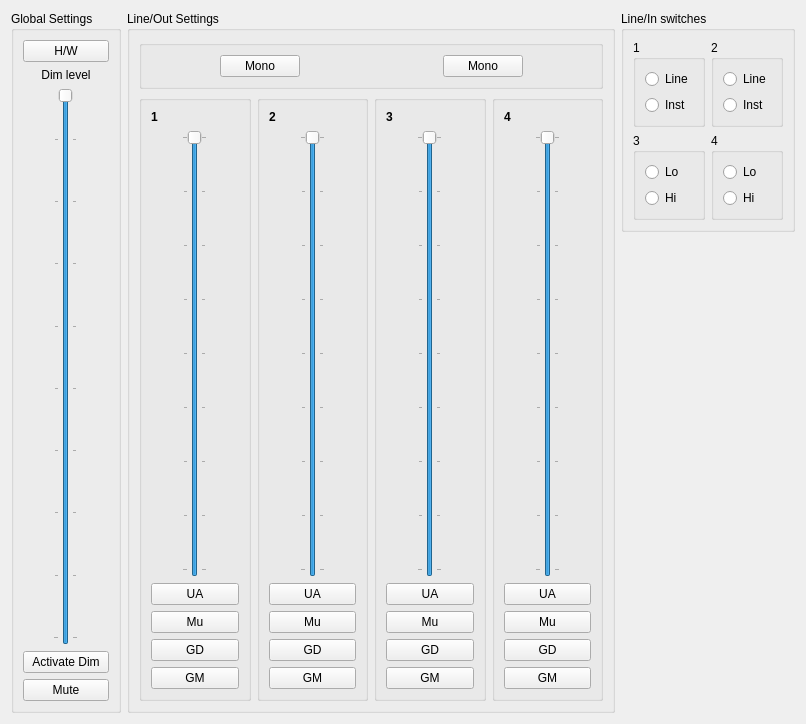
<?xml version="1.0" encoding="UTF-8"?>
<ui version="4.0">
 <class>SaffirePro14Monitoring</class>
 <widget class="QWidget" name="SaffirePro14Monitoring">
  <property name="geometry">
   <rect>
    <x>0</x>
    <y>0</y>
    <width>806</width>
    <height>724</height>
   </rect>
  </property>
  <property name="windowTitle">
   <string>Saffire Pro 40 Monitoring</string>
  </property>
  <property name="autoFillBackground">
   <bool>false</bool>
  </property>
  <property name="locale">
   <locale language="English" country="UnitedStates"/>
  </property>
  <layout class="QHBoxLayout" name="horizontalLayout_8">
   <item>
    <layout class="QHBoxLayout" name="GlobalSetMain">
     <item>
      <widget class="QGroupBox" name="GlobalSet">
       <property name="whatsThis">
        <string comment="Activate/Deactivate the global volume diminution" extracomment="Activate/Deactivate the global volume diminution"/>
       </property>
       <property name="title">
        <string>Global Settings</string>
       </property>
       <layout class="QVBoxLayout" name="verticalLayout_10">
        <item>
         <widget class="QPushButton" name="HWSwitch">
          <property name="text">
           <string>H/W</string>
          </property>
          <property name="checkable">
           <bool>true</bool>
          </property>
         </widget>
        </item>
        <item>
         <widget class="QLabel" name="GlobalSetLabel">
          <property name="text">
           <string>Dim level</string>
          </property>
          <property name="alignment">
           <set>Qt::AlignCenter</set>
          </property>
         </widget>
        </item>
        <item>
         <layout class="QHBoxLayout" name="horizontalLayout_7">
          <item>
           <widget class="QSlider" name="DimLevel">
            <property name="minimum">
             <number>-87</number>
            </property>
            <property name="maximum">
             <number>0</number>
            </property>
            <property name="orientation">
             <enum>Qt::Vertical</enum>
            </property>
            <property name="invertedAppearance">
             <bool>false</bool>
            </property>
            <property name="tickPosition">
             <enum>QSlider::TicksBothSides</enum>
            </property>
            <property name="tickInterval">
             <number>10</number>
            </property>
           </widget>
          </item>
         </layout>
        </item>
        <item>
         <widget class="QPushButton" name="GlobalDim">
          <property name="whatsThis">
           <string/>
          </property>
          <property name="autoFillBackground">
           <bool>true</bool>
          </property>
          <property name="text">
           <string>Activate Dim</string>
          </property>
          <property name="checkable">
           <bool>true</bool>
          </property>
         </widget>
        </item>
        <item>
         <widget class="QPushButton" name="GlobalMute">
          <property name="text">
           <string>Mute</string>
          </property>
          <property name="checkable">
           <bool>true</bool>
          </property>
         </widget>
        </item>
       </layout>
      </widget>
     </item>
    </layout>
   </item>
   <item>
    <layout class="QHBoxLayout" name="LineOutMain">
     <item>
      <widget class="QGroupBox" name="LineOut">
       <property name="title">
        <string>Line/Out Settings</string>
       </property>
       <layout class="QVBoxLayout" name="verticalLayout_9">
        <item>
         <layout class="QHBoxLayout" name="MonoMain">
          <item>
           <widget class="QGroupBox" name="Mono">
            <property name="title">
             <string/>
            </property>
            <layout class="QHBoxLayout" name="horizontalLayout_5">
             <item>
              <spacer name="horizontalSpacer_2">
               <property name="orientation">
                <enum>Qt::Horizontal</enum>
               </property>
               <property name="sizeHint" stdset="0">
                <size>
                 <width>40</width>
                 <height>20</height>
                </size>
               </property>
              </spacer>
             </item>
             <item>
              <widget class="QPushButton" name="Mono_12">
               <property name="text">
                <string>Mono</string>
               </property>
               <property name="checkable">
                <bool>true</bool>
               </property>
              </widget>
             </item>
             <item>
              <spacer name="horizontalSpacer_4">
               <property name="orientation">
                <enum>Qt::Horizontal</enum>
               </property>
               <property name="sizeHint" stdset="0">
                <size>
                 <width>40</width>
                 <height>20</height>
                </size>
               </property>
              </spacer>
             </item>
             <item>
              <spacer name="horizontalSpacer">
               <property name="orientation">
                <enum>Qt::Horizontal</enum>
               </property>
               <property name="sizeHint" stdset="0">
                <size>
                 <width>40</width>
                 <height>20</height>
                </size>
               </property>
              </spacer>
             </item>
             <item>
              <widget class="QPushButton" name="Mono_34">
               <property name="text">
                <string>Mono</string>
               </property>
               <property name="checkable">
                <bool>true</bool>
               </property>
              </widget>
             </item>
             <item>
              <spacer name="horizontalSpacer_3">
               <property name="orientation">
                <enum>Qt::Horizontal</enum>
               </property>
               <property name="sizeHint" stdset="0">
                <size>
                 <width>40</width>
                 <height>20</height>
                </size>
               </property>
              </spacer>
             </item>
            </layout>
           </widget>
          </item>
         </layout>
        </item>
        <item>
         <layout class="QHBoxLayout" name="horizontalLayout_6">
          <item>
           <layout class="QVBoxLayout" name="LineOutMain_1">
            <item>
             <widget class="QGroupBox" name="LineOut_1">
              <property name="title">
               <string/>
              </property>
              <layout class="QVBoxLayout" name="verticalLayout_8">
               <item>
                <widget class="QLabel" name="label_1">
                 <property name="font">
                  <font>
                   <weight>75</weight>
                   <bold>true</bold>
                  </font>
                 </property>
                 <property name="text">
                  <string>1</string>
                 </property>
                </widget>
               </item>
               <item>
                <layout class="QHBoxLayout" name="horizontalLayout_4">
                 <item>
                  <widget class="QSlider" name="LineVolume_1">
                   <property name="locale">
                    <locale language="French" country="France"/>
                   </property>
                   <property name="minimum">
                    <number>-40</number>
                   </property>
                   <property name="maximum">
                    <number>0</number>
                   </property>
                   <property name="orientation">
                    <enum>Qt::Vertical</enum>
                   </property>
                   <property name="tickPosition">
                    <enum>QSlider::TicksBothSides</enum>
                   </property>
                   <property name="tickInterval">
                    <number>5</number>
                   </property>
                  </widget>
                 </item>
                </layout>
               </item>
               <item>
                <widget class="QPushButton" name="LineUnActivate_1">
                 <property name="text">
                  <string>UA</string>
                 </property>
                 <property name="checkable">
                  <bool>true</bool>
                 </property>
                </widget>
               </item>
               <item>
                <widget class="QPushButton" name="LineMute_1">
                 <property name="text">
                  <string>Mu</string>
                 </property>
                 <property name="checkable">
                  <bool>true</bool>
                 </property>
                </widget>
               </item>
               <item>
                <widget class="QPushButton" name="LineGDim_1">
                 <property name="text">
                  <string>GD</string>
                 </property>
                 <property name="checkable">
                  <bool>true</bool>
                 </property>
                </widget>
               </item>
               <item>
                <widget class="QPushButton" name="LineGMute_1">
                 <property name="text">
                  <string>GM</string>
                 </property>
                 <property name="checkable">
                  <bool>true</bool>
                 </property>
                </widget>
               </item>
              </layout>
             </widget>
            </item>
           </layout>
          </item>
          <item>
           <layout class="QVBoxLayout" name="LineOutMain_2">
            <item>
             <widget class="QGroupBox" name="LineOut_2">
              <property name="title">
               <string/>
              </property>
              <layout class="QVBoxLayout" name="verticalLayout_7">
               <item>
                <widget class="QLabel" name="label_2">
                 <property name="font">
                  <font>
                   <weight>75</weight>
                   <bold>true</bold>
                  </font>
                 </property>
                 <property name="text">
                  <string>2</string>
                 </property>
                </widget>
               </item>
               <item>
                <layout class="QHBoxLayout" name="horizontalLayout_3">
                 <item>
                  <widget class="QSlider" name="LineVolume_2">
                   <property name="minimum">
                    <number>-40</number>
                   </property>
                   <property name="maximum">
                    <number>0</number>
                   </property>
                   <property name="orientation">
                    <enum>Qt::Vertical</enum>
                   </property>
                   <property name="tickPosition">
                    <enum>QSlider::TicksBothSides</enum>
                   </property>
                   <property name="tickInterval">
                    <number>5</number>
                   </property>
                  </widget>
                 </item>
                </layout>
               </item>
               <item>
                <widget class="QPushButton" name="LineUnActivate_2">
                 <property name="text">
                  <string>UA</string>
                 </property>
                 <property name="checkable">
                  <bool>true</bool>
                 </property>
                </widget>
               </item>
               <item>
                <widget class="QPushButton" name="LineMute_2">
                 <property name="text">
                  <string>Mu</string>
                 </property>
                 <property name="checkable">
                  <bool>true</bool>
                 </property>
                </widget>
               </item>
               <item>
                <widget class="QPushButton" name="LineGDim_2">
                 <property name="text">
                  <string>GD</string>
                 </property>
                 <property name="checkable">
                  <bool>true</bool>
                 </property>
                </widget>
               </item>
               <item>
                <widget class="QPushButton" name="LineGMute_2">
                 <property name="text">
                  <string>GM</string>
                 </property>
                 <property name="checkable">
                  <bool>true</bool>
                 </property>
                </widget>
               </item>
              </layout>
             </widget>
            </item>
           </layout>
          </item>
          <item>
           <layout class="QVBoxLayout" name="LineOutMain_3">
            <item>
             <widget class="QGroupBox" name="LineOut_3">
              <property name="title">
               <string/>
              </property>
              <layout class="QVBoxLayout" name="verticalLayout_6">
               <item>
                <widget class="QLabel" name="label_3">
                 <property name="font">
                  <font>
                   <weight>75</weight>
                   <bold>true</bold>
                  </font>
                 </property>
                 <property name="text">
                  <string>3</string>
                 </property>
                </widget>
               </item>
               <item>
                <layout class="QHBoxLayout" name="horizontalLayout_2">
                 <item>
                  <widget class="QSlider" name="LineVolume_3">
                   <property name="minimum">
                    <number>-40</number>
                   </property>
                   <property name="maximum">
                    <number>0</number>
                   </property>
                   <property name="orientation">
                    <enum>Qt::Vertical</enum>
                   </property>
                   <property name="tickPosition">
                    <enum>QSlider::TicksBothSides</enum>
                   </property>
                   <property name="tickInterval">
                    <number>5</number>
                   </property>
                  </widget>
                 </item>
                </layout>
               </item>
               <item>
                <widget class="QPushButton" name="LineUnActivate_3">
                 <property name="text">
                  <string>UA</string>
                 </property>
                 <property name="checkable">
                  <bool>true</bool>
                 </property>
                </widget>
               </item>
               <item>
                <widget class="QPushButton" name="LineMute_3">
                 <property name="text">
                  <string>Mu</string>
                 </property>
                 <property name="checkable">
                  <bool>true</bool>
                 </property>
                </widget>
               </item>
               <item>
                <widget class="QPushButton" name="LineGDim_3">
                 <property name="text">
                  <string>GD</string>
                 </property>
                 <property name="checkable">
                  <bool>true</bool>
                 </property>
                </widget>
               </item>
               <item>
                <widget class="QPushButton" name="LineGMute_3">
                 <property name="text">
                  <string>GM</string>
                 </property>
                 <property name="checkable">
                  <bool>true</bool>
                 </property>
                </widget>
               </item>
              </layout>
             </widget>
            </item>
           </layout>
          </item>
          <item>
           <layout class="QVBoxLayout" name="LineOutMain_4">
            <item>
             <widget class="QGroupBox" name="LineOut_4">
              <property name="title">
               <string/>
              </property>
              <layout class="QVBoxLayout" name="verticalLayout_5">
               <item>
                <widget class="QLabel" name="label_4">
                 <property name="font">
                  <font>
                   <weight>75</weight>
                   <bold>true</bold>
                  </font>
                 </property>
                 <property name="text">
                  <string>4</string>
                 </property>
                </widget>
               </item>
               <item>
                <layout class="QHBoxLayout" name="horizontalLayout">
                 <item>
                  <widget class="QSlider" name="LineVolume_4">
                   <property name="minimum">
                    <number>-40</number>
                   </property>
                   <property name="maximum">
                    <number>0</number>
                   </property>
                   <property name="orientation">
                    <enum>Qt::Vertical</enum>
                   </property>
                   <property name="tickPosition">
                    <enum>QSlider::TicksBothSides</enum>
                   </property>
                   <property name="tickInterval">
                    <number>5</number>
                   </property>
                  </widget>
                 </item>
                </layout>
               </item>
               <item>
                <widget class="QPushButton" name="LineUnActivate_4">
                 <property name="text">
                  <string>UA</string>
                 </property>
                 <property name="checkable">
                  <bool>true</bool>
                 </property>
                </widget>
               </item>
               <item>
                <widget class="QPushButton" name="LineMute_4">
                 <property name="text">
                  <string>Mu</string>
                 </property>
                 <property name="checkable">
                  <bool>true</bool>
                 </property>
                </widget>
               </item>
               <item>
                <widget class="QPushButton" name="LineGDim_4">
                 <property name="text">
                  <string>GD</string>
                 </property>
                 <property name="checkable">
                  <bool>true</bool>
                 </property>
                </widget>
               </item>
               <item>
                <widget class="QPushButton" name="LineGMute_4">
                 <property name="text">
                  <string>GM</string>
                 </property>
                 <property name="checkable">
                  <bool>true</bool>
                 </property>
                </widget>
               </item>
              </layout>
             </widget>
            </item>
           </layout>
          </item>
         </layout>
        </item>
       </layout>
      </widget>
     </item>
    </layout>
   </item>
   <item>
    <layout class="QVBoxLayout" name="verticalLayout_11">
     <item>
      <layout class="QGridLayout" name="LineInSwitchesMain">
       <item row="1" column="0">
        <spacer name="verticalSpacer">
         <property name="orientation">
          <enum>Qt::Vertical</enum>
         </property>
         <property name="sizeHint" stdset="0">
          <size>
           <width>20</width>
           <height>40</height>
          </size>
         </property>
        </spacer>
       </item>
       <item row="0" column="0">
        <widget class="QGroupBox" name="LineInSwitches">
         <property name="enabled">
          <bool>true</bool>
         </property>
         <property name="title">
          <string>Line/In switches</string>
         </property>
         <layout class="QGridLayout" name="gridLayout">
          <item row="0" column="0">
           <widget class="QGroupBox" name="LineInSwitch_1">
            <property name="title">
             <string>1</string>
            </property>
            <layout class="QVBoxLayout" name="verticalLayout_4">
             <item>
              <widget class="QRadioButton" name="LineInSwitchLine_1">
               <property name="text">
                <string>Line</string>
               </property>
               <attribute name="buttonGroup">
                <string notr="true">buttonGroup</string>
               </attribute>
              </widget>
             </item>
             <item>
              <widget class="QRadioButton" name="LineInSwitchInst_1">
               <property name="text">
                <string>Inst</string>
               </property>
               <attribute name="buttonGroup">
                <string notr="true">buttonGroup</string>
               </attribute>
              </widget>
             </item>
            </layout>
           </widget>
          </item>
          <item row="0" column="1">
           <widget class="QGroupBox" name="LineInSwitch_2">
            <property name="title">
             <string>2</string>
            </property>
            <layout class="QVBoxLayout" name="verticalLayout_3">
             <item>
              <widget class="QRadioButton" name="LineInSwitchLine_2">
               <property name="text">
                <string>Line</string>
               </property>
               <attribute name="buttonGroup">
                <string notr="true">buttonGroup_2</string>
               </attribute>
              </widget>
             </item>
             <item>
              <widget class="QRadioButton" name="LineInSwitchInst_2">
               <property name="text">
                <string>Inst</string>
               </property>
               <attribute name="buttonGroup">
                <string notr="true">buttonGroup_2</string>
               </attribute>
              </widget>
             </item>
            </layout>
           </widget>
          </item>
          <item row="1" column="0">
           <widget class="QGroupBox" name="LineInSwitch_3">
            <property name="title">
             <string>3</string>
            </property>
            <layout class="QVBoxLayout" name="verticalLayout">
             <item>
              <widget class="QRadioButton" name="LineInSwitchLo_3">
               <property name="text">
                <string>Lo</string>
               </property>
               <attribute name="buttonGroup">
                <string notr="true">buttonGroup_3</string>
               </attribute>
              </widget>
             </item>
             <item>
              <widget class="QRadioButton" name="LineInSwitchHi_3">
               <property name="text">
                <string>Hi</string>
               </property>
               <attribute name="buttonGroup">
                <string notr="true">buttonGroup_3</string>
               </attribute>
              </widget>
             </item>
            </layout>
           </widget>
          </item>
          <item row="1" column="1">
           <widget class="QGroupBox" name="LineInSwitch_4">
            <property name="title">
             <string>4</string>
            </property>
            <layout class="QVBoxLayout" name="verticalLayout_2">
             <item>
              <widget class="QRadioButton" name="LineInSwitchLo_4">
               <property name="text">
                <string>Lo</string>
               </property>
               <attribute name="buttonGroup">
                <string notr="true">buttonGroup_4</string>
               </attribute>
              </widget>
             </item>
             <item>
              <widget class="QRadioButton" name="LineInSwitchHi_4">
               <property name="text">
                <string>Hi</string>
               </property>
               <attribute name="buttonGroup">
                <string notr="true">buttonGroup_4</string>
               </attribute>
              </widget>
             </item>
            </layout>
           </widget>
          </item>
         </layout>
        </widget>
       </item>
      </layout>
     </item>
    </layout>
   </item>
  </layout>
 </widget>
 <resources/>
 <connections/>
 <buttongroups>
  <buttongroup name="buttonGroup_2"/>
  <buttongroup name="buttonGroup_3"/>
  <buttongroup name="buttonGroup_4"/>
  <buttongroup name="buttonGroup"/>
 </buttongroups>
</ui>
